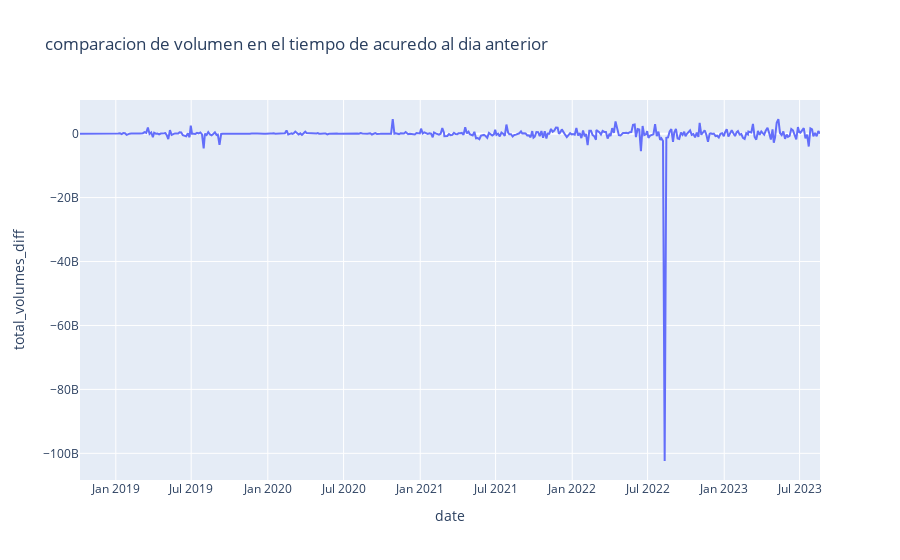

Notebook code for this chart:
### Code cell
fig_price_returns = px.line(usd_coin_df, x='date', y='total_volumes_diff', title='comparacion de volumen en el tiempo de acuredo al dia anterior')
fig_price_returns.show()

### Figure 1 — Plotly figure (JSON) as saved in the notebook; plotly's stock layout.template omitted (floating-point values rounded to 4 significant figures; data arrays with more than 128 entries replaced by an {"elided": "..."} marker saying what was removed)
{"data": [{"hovertemplate": "date=%{x}<br>total_volumes_diff=%{y}<extra></extra>", "legendgroup": "", "line": {"color": "#636efa", "dash": "solid"}, "marker": {"symbol": "circle"}, "mode": "lines", "name": "", "orientation": "v", "showlegend": false, "type": "scatter", "x": {"elided": "464 str values"}, "xaxis": "x", "y": {"elided": "464 float values"}, "yaxis": "y"}], "layout": {"legend": {"tracegroupgap": 0}, "title": {"text": "comparacion de volumen en el tiempo de acuredo al dia anterior"}, "xaxis": {"anchor": "y", "domain": [0, 1], "title": {"text": "date"}}, "yaxis": {"anchor": "x", "domain": [0, 1], "title": {"text": "total_volumes_diff"}}}}
